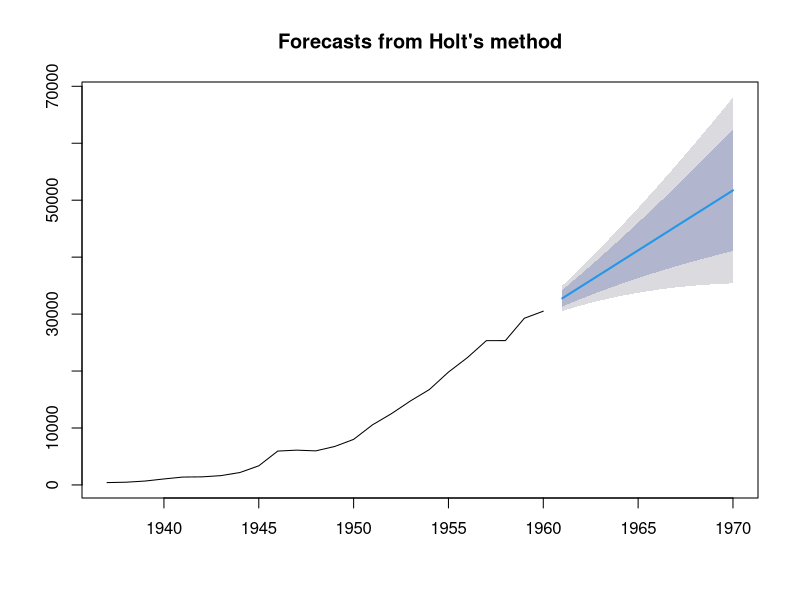
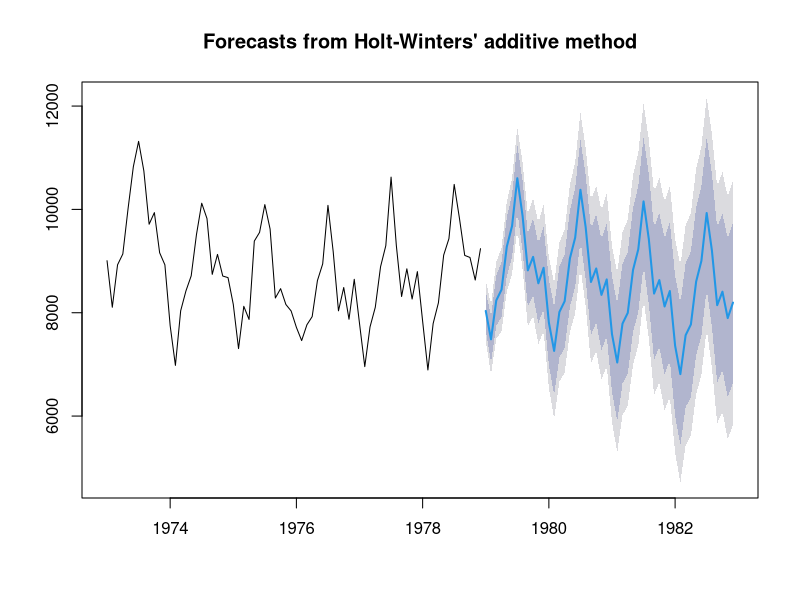

The R source for these figures, in order:
library(forecast)


### Name: ses
### Title: Exponential smoothing forecasts
### Aliases: ses holt hw
### Keywords: ts

### ** Examples


fcast <- holt(airmiles)
plot(fcast)
deaths.fcast <- hw(USAccDeaths,h=48)
plot(deaths.fcast)
